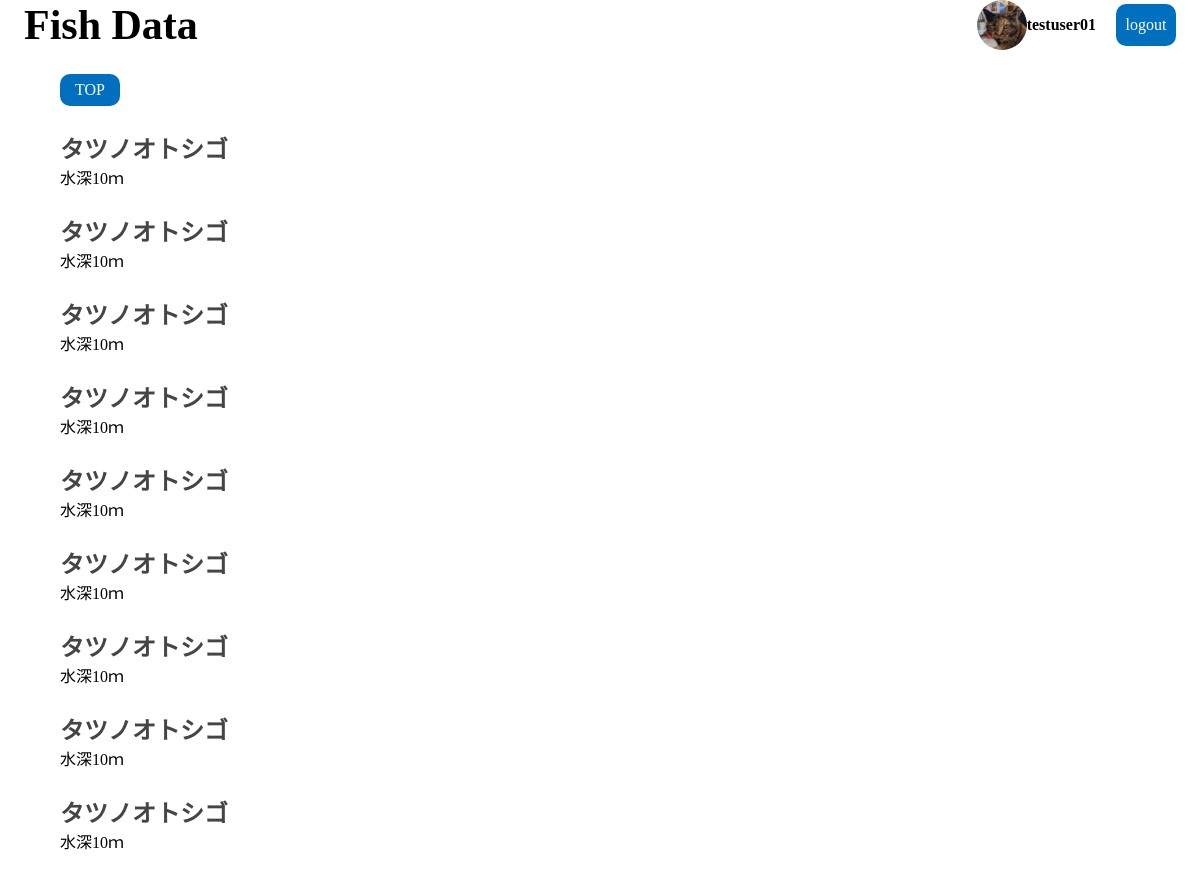
Page /view.php?id=23 (signed in) on the committed database.
### tables this page shows
CREATE TABLE `log_table` (
  `id` int(11) NOT NULL,
  `fishname` varchar(128) NOT NULL,
  `depth` int(4) NOT NULL,
  `date_id` int(12) NOT NULL,
  `user_id` int(12) NOT NULL,
  `fish_id` int(12) NOT NULL,
  `created_at` datetime NOT NULL,
  `updated_at` datetime NOT NULL
);

### view.php (the view, shortened to what this page needs)
<?php
$date_id = $_GET['id'];
$pdo = connect_to_db();
$sql = 'SELECT * FROM log_table WHERE date_id = :date_id ORDER BY fishname ASC';
$stmt = $pdo->prepare($sql);
$stmt->bindValue(':date_id', $date_id, PDO::PARAM_STR);
try {
  $status = $stmt->execute();
} catch (PDOException $e) {
  echo json_encode(["sql error" => "{$e->getMessage()}"]);
  exit();
}
$result = $stmt->fetchAll(PDO::FETCH_ASSOC);
$output = "";
foreach ($result as $record) {
  $output .= "
  <div class=fish_contatiner>
    <div></div>
    <div id=output{$record['id']} class=fish_contents>
      <a href=infomation.php?id={$record['fish_id']}><div class=fish_name>{$record['fishname']}</div></a>
      <div class=infomation>
        <div>水深{$record['depth']}ｍ</div>
      </div>
    </div>
  <div>
";
}
?>
<!DOCTYPE html>
<html lang="ja">
<head>
  <link rel="stylesheet" href="./css/reset.css">
  <link rel="stylesheet" href="./css/style.css">
</head>
<body>
  <header>
    <div id="header_left">
      <h1>Fish Data</h1>
    </div>
    <div id="header_right">
      <img src="./img/face.JPG" id="profile_image" alt="プロフィール画像">
      <div id="user_name"><?= $_SESSION['username'] ?></div>
      <a href="logout.php" id="logout_btn" class="btn">logout</a>
    </div>
  </header>
  <div id="wrapper">
    <div id="top_btn_section">
      <a href="main.php" id="top_btn">
        <div id="top_btn">TOP</div>
      </a>
    </div>
    <section>
      <?= $output ?>
    </section>
  </div>
</body>
</html>

### css/style.css (style rules this page uses)
* { box-sizing: border-box; }
#wrapper { width: 90%; margin:0 auto; }
a:link, a:visited, a:hover, a:active { text-decoration: none; color: #454545; }
.btn { cursor: pointer; }
header { display: flex; justify-content: space-between; align-items: center; }
#header_left { margin-left: 24px; }
#header_left h1 { font-size: 42px; }
#profile_image { width: 50px; height: 50px; border-radius: 50%; }
#header_right { display: flex; justify-content: center; align-items: center; margin-right: 24px; }
#user_name { font-size: 16px; font-weight: bold; }
#logout_btn { text-align: center; line-height:42px; width: 60px; margin-left: 20px; background-color: #006fbe; border-radius: 10px; color: #fff; }
#top_btn_section { margin-top: 24px; margin-bottom: 24px; }
#top_btn { text-align: center; line-height:32px; width: 60px; background-color: #006fbe; border-radius: 10px; color: #fff; }
.fish_contents { margin-bottom: 24px; }
.fish_name { font-weight: bold; font-size: 24px; }

### rows in the picture
log_table: fishname "タツノオトシゴ", depth "10"
log_table: fishname "タツノオトシゴ", depth "10"
log_table: fishname "タツノオトシゴ", depth "10"
log_table: fishname "タツノオトシゴ", depth "10"
log_table: fishname "タツノオトシゴ", depth "10"
log_table: fishname "タツノオトシゴ", depth "10"
log_table: fishname "タツノオトシゴ", depth "10"
log_table: fishname "タツノオトシゴ", depth "10"
log_table: fishname "タツノオトシゴ", depth "10"

### other values in the picture
$_SESSION['username'] "testuser01"
